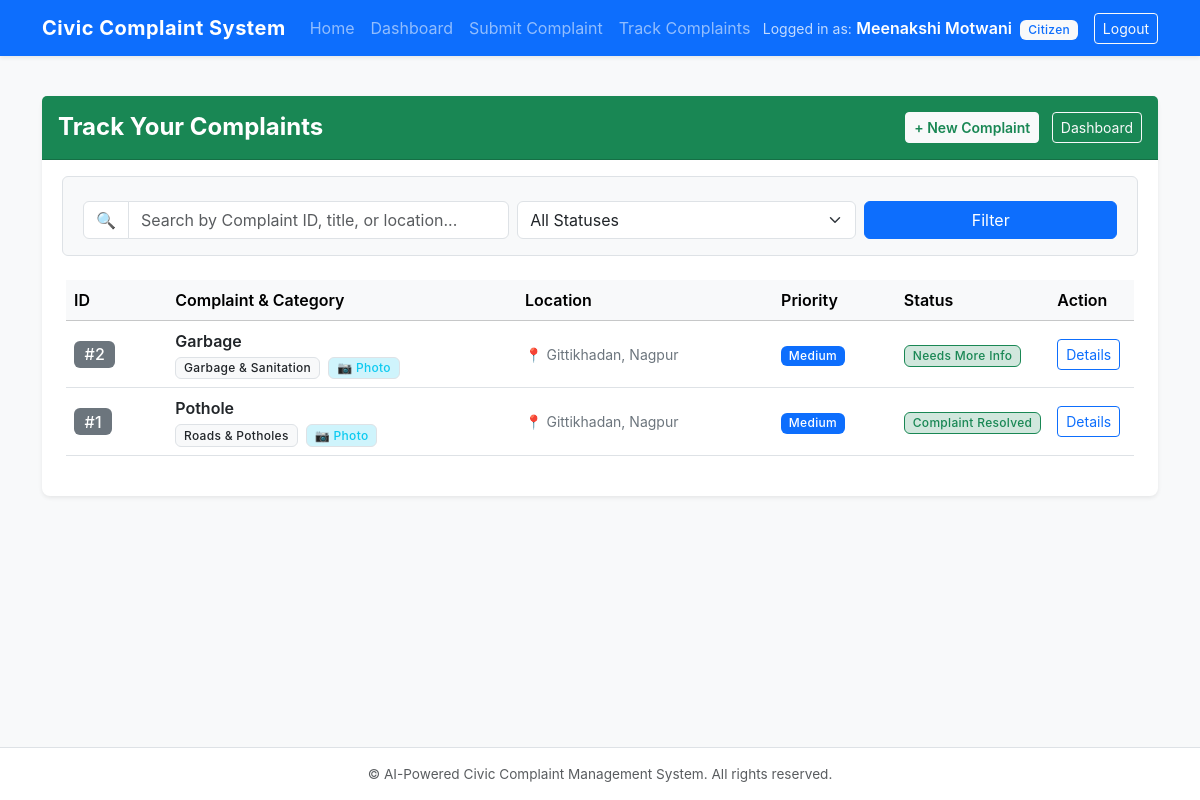
Page /citizen/track-complaints (signed in) on the committed database.
### models/complaint.py (models this page shows, shortened)
class Complaint(db.Model):
    __tablename__ = 'complaints'
    STATE_SUBMITTED = 'Complaint Submitted'
    STATE_CATEGORIZED = 'Complaint Categorized'
    STATE_ASSIGNED = 'Department Assigned'
    STATE_UNDER_REVIEW = 'Complaint Under Review'
    STATE_IN_PROGRESS = 'In Progress'
    STATE_RESOLVED = 'Complaint Resolved'
    STATE_CLOSED = 'Complaint Closed'
    CATEGORIES = [
        'Roads & Potholes',
        'Water Supply & Drainage',
        'Electricity & Streetlights',
        'Garbage & Sanitation',
        'Public Infrastructure',
        'Other'
    ]
    PRIORITIES = ['Low', 'Medium', 'High', 'Highest']
    id = db.Column(db.Integer, primary_key=True)
    title = db.Column(db.String(150), nullable=False)
    description = db.Column(db.Text, nullable=False)
    location = db.Column(db.String(200), nullable=False, default='Not specified')
    category = db.Column(db.String(50), nullable=False, default='Other')
    priority = db.Column(db.String(20), nullable=False, default='Medium')
    image_path = db.Column(db.String(255), nullable=True)
    status = db.Column(db.String(50), nullable=False, default=STATE_SUBMITTED)
    user_id = db.Column(db.Integer, db.ForeignKey('users.id'), nullable=False)
    assigned_officer_id = db.Column(db.Integer, db.ForeignKey('users.id'), nullable=True)
    assigned_officer = db.relationship('User', foreign_keys=[assigned_officer_id])
    created_at = db.Column(db.DateTime, default=lambda: datetime.now(timezone.utc), nullable=False)
    updated_at = db.Column(
        db.DateTime,
        default=lambda: datetime.now(timezone.utc),
        onupdate=lambda: datetime.now(timezone.utc),
        nullable=False
    )
    status_history = db.relationship(
        'StatusHistory',
        backref='complaint',
        lazy=True,
        cascade='all, delete-orphan',
        order_by='StatusHistory.created_at.asc()'
    )

### routes/citizen.py (the view, shortened to what this page needs)
@citizen_bp.route('/track-complaints')
@role_required(User.ROLE_CITIZEN)
def track_complaints():
    user_id = session.get('user_id')
    query_str = request.args.get('q', '').strip()
    status_filter = request.args.get('status', '').strip()
    query = Complaint.query.filter_by(user_id=user_id)
    if status_filter:
        query = query.filter_by(status=status_filter)
    complaints = query.order_by(Complaint.created_at.desc()).all()
    statuses = [
        Complaint.STATE_SUBMITTED,
        Complaint.STATE_CATEGORIZED,
        Complaint.STATE_ASSIGNED,
        Complaint.STATE_UNDER_REVIEW,
        Complaint.STATE_IN_PROGRESS,
        Complaint.STATE_RESOLVED,
        Complaint.STATE_CLOSED
    ]
    return render_template(
        'citizen/track_complaints.html',
        complaints=complaints,
        query_str=query_str,
        status_filter=status_filter,
        statuses=statuses
    )

### routes/__init__.py (called while the page is built)
def role_required(*allowed_roles):
    def decorator(f):
        @wraps(f)
        def decorated_function(*args, **kwargs):
            if 'user_id' not in session:
                flash('Please log in to access this page.', 'warning')
                return redirect(url_for('auth.login'))
            user_role = session.get('user_role')
            if user_role not in allowed_roles:
                abort(403)
            return f(*args, **kwargs)
        return decorated_function
    return decorator

### templates/citizen/track_complaints.html (shortened to what this page needs)
{% extends "base.html" %}
{% block content %}
<div class="container py-4">
    <div class="card shadow-sm border-0 rounded-3">
        <div class="card-header bg-success text-white py-3">
            <div class="d-flex justify-content-between align-items-center flex-wrap gap-2">
                <h4 class="mb-0 fw-bold">Track Your Complaints</h4>
                <div>
                    <a href="{{ url_for('citizen.submit_complaint') }}" class="btn btn-light btn-sm fw-semibold text-success me-2">+ New Complaint</a>
                    <a href="{{ url_for('citizen.dashboard') }}" class="btn btn-outline-light btn-sm">Dashboard</a>
                </div>
            </div>
        </div>
        <div class="card-body p-4">
            <form method="GET" action="{{ url_for('citizen.track_complaints') }}" class="row g-2 mb-4 align-items-center bg-light p-3 rounded border">
                <div class="col-md-5">
                    <div class="input-group">
                        <span class="input-group-text bg-white">&#128269;</span>
                        <input type="text" class="form-control" name="q" value="{{ query_str }}" placeholder="Search by Complaint ID, title, or location...">
                    </div>
                </div>
                <div class="col-md-4">
                    <select class="form-select" name="status">
                        <option value="">All Statuses</option>
                    </select>
                </div>
                <div class="col-md-3 d-flex gap-2">
                    <button type="submit" class="btn btn-primary flex-grow-1">Filter</button>
                </div>
            </form>
            {% if complaints %}
                <div class="table-responsive">
                    <table class="table table-hover align-middle">
                        <thead class="table-light">
                            <tr>
                                <th scope="col" style="width: 10%;">ID</th>
                                <th scope="col" style="width: 35%;">Complaint & Category</th>
                                <th scope="col" style="width: 25%;">Location</th>
                                <th scope="col" style="width: 12%;">Priority</th>
                                <th scope="col" style="width: 10%;">Status</th>
                                <th scope="col" style="width: 8%;">Action</th>
                            </tr>
                        </thead>
                        <tbody>
                            {% for c in complaints %}
                                <tr>
                                    <td>
                                        <span class="badge bg-secondary fs-6">#{{ c.id }}</span>
                                    </td>
                                    <td>
                                        <div class="fw-semibold text-dark">{{ c.title }}</div>
                                        <span class="badge bg-light text-dark border small mt-1">{{ c.category }}</span>
                                        {% if c.image_path %}
                                            <span class="badge bg-info-subtle text-info border small ms-1">&#128247; Photo</span>
                                        {% endif %}
                                    </td>
                                    <td>
                                        <small class="text-secondary d-block text-truncate" style="max-width: 200px;" title="{{ c.location }}">
                                            &#128205; {{ c.location }}
                                        </small>
                                    </td>
                                    <td>
                                        {% if c.priority == 'Highest' %}
                                            <span class="badge bg-danger">Highest</span>
                                        {% elif c.priority == 'High' %}
                                            <span class="badge bg-warning text-dark">High</span>
                                        {% elif c.priority == 'Medium' %}
                                            <span class="badge bg-primary">Medium</span>
                                        {% else %}
                                            <span class="badge bg-secondary">Low</span>
                                        {% endif %}
                                    </td>
                                    <td>
                                        <span class="badge bg-success-subtle text-success border border-success px-2 py-1">
                                            {{ c.status }}
                                        </span>
                                    </td>
                                    <td>
                                        <a href="{{ url_for('citizen.view_complaint', complaint_id=c.id) }}" class="btn btn-outline-primary btn-sm">
                                            Details
                                        </a>
                                    </td>
                                </tr>
                            {% endfor %}
                        </tbody>
                    </table>
                </div>
            {% endif %}
        </div>
    </div>
</div>
{% endblock %}

### static/css/style.css (style rules this page uses)
body { font-family: -apple-system, BlinkMacSystemFont, "Segoe UI", Roboto, "Helvetica Neue", Arial, sans-serif; color: #333333; background-color: #f8f9fa; }
.card { border-radius: 8px; }
.table th { font-weight: 600; }
.badge { font-weight: 500; letter-spacing: 0.3px; }

### rows in the picture
Complaint: id "2", title "Garbage", category "Garbage & Sanitation", shows "📷 Photo", location "Gittikhadan, Nagpur", priority "Medium", status "Needs More Info"
Complaint: id "1", title "Pothole", category "Roads & Potholes", shows "📷 Photo", location "Gittikhadan, Nagpur", priority "Medium", status "Complaint Resolved"

### other values in the picture
{{ session.get('user_name') }} "Meenakshi Motwani"
{{ session.get('user_role') }} "Citizen"
